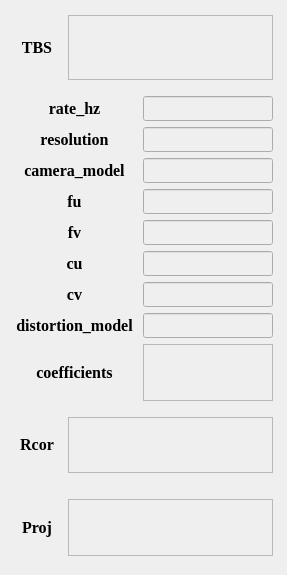
     <widget class="QWidget" name="tab_cam0Para_2">
      <attribute name="title">
       <string>相机0参数</string>
      </attribute>
      <widget class="QWidget" name="verticalLayoutWidget_5">
       <property name="geometry">
        <rect>
         <x>7</x>
         <y>5</y>
         <width>271</width>
         <height>561</height>
        </rect>
       </property>
       <layout class="QVBoxLayout" name="verticalLayout_3">
        <property name="leftMargin">
         <number>5</number>
        </property>
        <property name="rightMargin">
         <number>5</number>
        </property>
        <item>
         <layout class="QHBoxLayout" name="horizontalLayout_24">
          <property name="leftMargin">
           <number>0</number>
          </property>
          <property name="topMargin">
           <number>10</number>
          </property>
          <property name="rightMargin">
           <number>0</number>
          </property>
          <property name="bottomMargin">
           <number>10</number>
          </property>
          <item>
           <widget class="QLabel" name="label_22">
            <property name="minimumSize">
             <size>
              <width>50</width>
              <height>25</height>
             </size>
            </property>
            <property name="maximumSize">
             <size>
              <width>50</width>
              <height>25</height>
             </size>
            </property>
            <property name="font">
             <font>
              <family>Times New Roman</family>
              <pointsize>12</pointsize>
              <weight>75</weight>
              <bold>true</bold>
             </font>
            </property>
            <property name="text">
             <string>TBS</string>
            </property>
            <property name="alignment">
             <set>Qt::AlignCenter</set>
            </property>
           </widget>
          </item>
          <item>
           <widget class="QTextEdit" name="textEdit_TBS_cam0_show">
            <property name="enabled">
             <bool>false</bool>
            </property>
            <property name="minimumSize">
             <size>
              <width>100</width>
              <height>65</height>
             </size>
            </property>
            <property name="maximumSize">
             <size>
              <width>10000</width>
              <height>10000</height>
             </size>
            </property>
            <property name="html">
             <string>&lt;!DOCTYPE HTML PUBLIC &quot;-//W3C//DTD HTML 4.0//EN&quot; &quot;http://www.w3.org/TR/REC-html40/strict.dtd&quot;&gt;
&lt;html&gt;&lt;head&gt;&lt;meta name=&quot;qrichtext&quot; content=&quot;1&quot; /&gt;&lt;style type=&quot;text/css&quot;&gt;
p, li { white-space: pre-wrap; }
&lt;/style&gt;&lt;/head&gt;&lt;body style=&quot; font-family:'SimSun'; font-size:9pt; font-weight:400; font-style:normal;&quot;&gt;
&lt;p style=&quot;-qt-paragraph-type:empty; margin-top:0px; margin-bottom:0px; margin-left:0px; margin-right:0px; -qt-block-indent:0; text-indent:0px;&quot;&gt;&lt;br /&gt;&lt;/p&gt;&lt;/body&gt;&lt;/html&gt;</string>
            </property>
           </widget>
          </item>
         </layout>
        </item>
        <item>
         <layout class="QHBoxLayout" name="horizontalLayout_25">
          <item>
           <widget class="QLabel" name="label_23">
            <property name="minimumSize">
             <size>
              <width>125</width>
              <height>25</height>
             </size>
            </property>
            <property name="maximumSize">
             <size>
              <width>125</width>
              <height>10000</height>
             </size>
            </property>
            <property name="font">
             <font>
              <family>Times New Roman</family>
              <pointsize>12</pointsize>
              <weight>75</weight>
              <bold>true</bold>
             </font>
            </property>
            <property name="text">
             <string>rate_hz</string>
            </property>
            <property name="alignment">
             <set>Qt::AlignCenter</set>
            </property>
           </widget>
          </item>
          <item>
           <widget class="QLineEdit" name="lineEdit_rate_cam0_show">
            <property name="enabled">
             <bool>false</bool>
            </property>
            <property name="minimumSize">
             <size>
              <width>100</width>
              <height>25</height>
             </size>
            </property>
            <property name="maximumSize">
             <size>
              <width>10000</width>
              <height>10000</height>
             </size>
            </property>
           </widget>
          </item>
         </layout>
        </item>
        <item>
         <layout class="QHBoxLayout" name="horizontalLayout_26">
          <item>
           <widget class="QLabel" name="label_24">
            <property name="minimumSize">
             <size>
              <width>125</width>
              <height>25</height>
             </size>
            </property>
            <property name="maximumSize">
             <size>
              <width>125</width>
              <height>10000</height>
             </size>
            </property>
            <property name="font">
             <font>
              <family>Times New Roman</family>
              <pointsize>12</pointsize>
              <weight>75</weight>
              <bold>true</bold>
             </font>
            </property>
            <property name="text">
             <string>resolution</string>
            </property>
            <property name="alignment">
             <set>Qt::AlignCenter</set>
            </property>
           </widget>
          </item>
          <item>
           <widget class="QLineEdit" name="lineEdit_resolution_cam0_show">
            <property name="enabled">
             <bool>false</bool>
            </property>
            <property name="minimumSize">
             <size>
              <width>100</width>
              <height>25</height>
             </size>
            </property>
            <property name="maximumSize">
             <size>
              <width>10000</width>
              <height>10000</height>
             </size>
            </property>
           </widget>
          </item>
         </layout>
        </item>
        <item>
         <layout class="QHBoxLayout" name="horizontalLayout_27">
          <item>
           <widget class="QLabel" name="label_25">
            <property name="minimumSize">
             <size>
              <width>125</width>
              <height>25</height>
             </size>
            </property>
            <property name="maximumSize">
             <size>
              <width>125</width>
              <height>10000</height>
             </size>
            </property>
            <property name="font">
             <font>
              <family>Times New Roman</family>
              <pointsize>12</pointsize>
              <weight>75</weight>
              <bold>true</bold>
             </font>
            </property>
            <property name="text">
             <string>camera_model</string>
            </property>
            <property name="alignment">
             <set>Qt::AlignCenter</set>
            </property>
           </widget>
          </item>
          <item>
           <widget class="QLineEdit" name="lineEdit_camera_model_cam0_show">
            <property name="enabled">
             <bool>false</bool>
            </property>
            <property name="minimumSize">
             <size>
              <width>100</width>
              <height>25</height>
             </size>
            </property>
            <property name="maximumSize">
             <size>
              <width>10000</width>
              <height>10000</height>
             </size>
            </property>
           </widget>
          </item>
         </layout>
        </item>
        <item>
         <layout class="QHBoxLayout" name="horizontalLayout_28">
          <item>
           <widget class="QLabel" name="label_26">
            <property name="minimumSize">
             <size>
              <width>125</width>
              <height>25</height>
             </size>
            </property>
            <property name="maximumSize">
             <size>
              <width>125</width>
              <height>10000</height>
             </size>
            </property>
            <property name="font">
             <font>
              <family>Times New Roman</family>
              <pointsize>12</pointsize>
              <weight>75</weight>
              <bold>true</bold>
             </font>
            </property>
            <property name="text">
             <string>fu</string>
            </property>
            <property name="alignment">
             <set>Qt::AlignCenter</set>
            </property>
           </widget>
          </item>
          <item>
           <widget class="QLineEdit" name="lineEdit_fu_cam0_show">
            <property name="enabled">
             <bool>false</bool>
            </property>
            <property name="minimumSize">
             <size>
              <width>100</width>
              <height>25</height>
             </size>
            </property>
            <property name="maximumSize">
             <size>
              <width>10000</width>
              <height>10000</height>
             </size>
            </property>
           </widget>
          </item>
         </layout>
        </item>
        <item>
         <layout class="QHBoxLayout" name="horizontalLayout_29">
          <item>
           <widget class="QLabel" name="label_27">
            <property name="minimumSize">
             <size>
              <width>125</width>
              <height>25</height>
             </size>
            </property>
            <property name="maximumSize">
             <size>
              <width>125</width>
              <height>10000</height>
             </size>
            </property>
            <property name="font">
             <font>
              <family>Times New Roman</family>
              <pointsize>12</pointsize>
              <weight>75</weight>
              <bold>true</bold>
             </font>
            </property>
            <property name="text">
             <string>fv</string>
            </property>
            <property name="alignment">
             <set>Qt::AlignCenter</set>
            </property>
           </widget>
          </item>
          <item>
           <widget class="QLineEdit" name="lineEdit_fv_cam0_show">
            <property name="enabled">
             <bool>false</bool>
            </property>
            <property name="minimumSize">
             <size>
              <width>100</width>
              <height>25</height>
             </size>
            </property>
            <property name="maximumSize">
             <size>
              <width>10000</width>
              <height>10000</height>
             </size>
            </property>
           </widget>
          </item>
         </layout>
        </item>
        <item>
         <layout class="QHBoxLayout" name="horizontalLayout_30">
          <item>
           <widget class="QLabel" name="label_28">
            <property name="minimumSize">
             <size>
              <width>125</width>
              <height>25</height>
             </size>
            </property>
            <property name="maximumSize">
             <size>
              <width>125</width>
              <height>10000</height>
             </size>
            </property>
            <property name="font">
             <font>
              <family>Times New Roman</family>
              <pointsize>12</pointsize>
              <weight>75</weight>
              <bold>true</bold>
             </font>
            </property>
            <property name="text">
             <string>cu</string>
            </property>
            <property name="alignment">
             <set>Qt::AlignCenter</set>
            </property>
           </widget>
          </item>
          <item>
           <widget class="QLineEdit" name="lineEdit_cu_cam0_show">
            <property name="enabled">
             <bool>false</bool>
            </property>
            <property name="minimumSize">
             <size>
              <width>100</width>
              <height>25</height>
             </size>
            </property>
            <property name="maximumSize">
             <size>
              <width>10000</width>
              <height>10000</height>
             </size>
            </property>
           </widget>
          </item>
         </layout>
        </item>
        <item>
         <layout class="QHBoxLayout" name="horizontalLayout_31">
          <item>
           <widget class="QLabel" name="label_29">
            <property name="minimumSize">
             <size>
              <width>125</width>
              <height>25</height>
             </size>
            </property>
            <property name="maximumSize">
             <size>
              <width>125</width>
              <height>10000</height>
             </size>
            </property>
            <property name="font">
             <font>
              <family>Times New Roman</family>
              <pointsize>12</pointsize>
              <weight>75</weight>
              <bold>true</bold>
             </font>
            </property>
            <property name="text">
             <string>cv</string>
            </property>
            <property name="alignment">
             <set>Qt::AlignCenter</set>
            </property>
           </widget>
          </item>
          <item>
           <widget class="QLineEdit" name="lineEdit_cv_cam0_show">
            <property name="enabled">
             <bool>false</bool>
            </property>
            <property name="minimumSize">
             <size>
              <width>100</width>
              <height>25</height>
             </size>
            </property>
            <property name="maximumSize">
             <size>
              <width>10000</width>
              <height>10000</height>
             </size>
            </property>
           </widget>
          </item>
         </layout>
        </item>
        <item>
         <layout class="QHBoxLayout" name="horizontalLayout_32">
          <item>
           <widget class="QLabel" name="label_30">
            <property name="minimumSize">
             <size>
              <width>125</width>
              <height>25</height>
             </size>
            </property>
            <property name="maximumSize">
             <size>
              <width>125</width>
              <height>10000</height>
             </size>
            </property>
            <property name="font">
             <font>
              <family>Times New Roman</family>
              <pointsize>12</pointsize>
              <weight>75</weight>
              <bold>true</bold>
             </font>
            </property>
            <property name="text">
             <string>distortion_model</string>
            </property>
            <property name="alignment">
             <set>Qt::AlignCenter</set>
            </property>
           </widget>
          </item>
          <item>
           <widget class="QLineEdit" name="lineEdit_distortion_model_cam0_show">
            <property name="enabled">
             <bool>false</bool>
            </property>
            <property name="minimumSize">
             <size>
              <width>100</width>
              <height>25</height>
             </size>
            </property>
            <property name="maximumSize">
             <size>
              <width>10000</width>
              <height>10000</height>
             </size>
            </property>
           </widget>
          </item>
         </layout>
        </item>
        <item>
         <layout class="QHBoxLayout" name="horizontalLayout_33">
          <item>
           <widget class="QLabel" name="label_31">
            <property name="minimumSize">
             <size>
              <width>125</width>
              <height>25</height>
             </size>
            </property>
            <property name="maximumSize">
             <size>
              <width>125</width>
              <height>10000</height>
             </size>
            </property>
            <property name="font">
             <font>
              <family>Times New Roman</family>
              <pointsize>12</pointsize>
              <weight>75</weight>
              <bold>true</bold>
             </font>
            </property>
            <property name="text">
             <string>coefficients</string>
            </property>
            <property name="alignment">
             <set>Qt::AlignCenter</set>
            </property>
           </widget>
          </item>
          <item>
           <widget class="QTextEdit" name="textEdit_coefficients_cam0_show">
            <property name="enabled">
             <bool>false</bool>
            </property>
            <property name="minimumSize">
             <size>
              <width>100</width>
              <height>50</height>
             </size>
            </property>
            <property name="maximumSize">
             <size>
              <width>10000</width>
              <height>10000</height>
             </size>
            </property>
            <property name="html">
             <string>&lt;!DOCTYPE HTML PUBLIC &quot;-//W3C//DTD HTML 4.0//EN&quot; &quot;http://www.w3.org/TR/REC-html40/strict.dtd&quot;&gt;
&lt;html&gt;&lt;head&gt;&lt;meta name=&quot;qrichtext&quot; content=&quot;1&quot; /&gt;&lt;style type=&quot;text/css&quot;&gt;
p, li { white-space: pre-wrap; }
&lt;/style&gt;&lt;/head&gt;&lt;body style=&quot; font-family:'SimSun'; font-size:9pt; font-weight:400; font-style:normal;&quot;&gt;
&lt;p style=&quot;-qt-paragraph-type:empty; margin-top:0px; margin-bottom:0px; margin-left:0px; margin-right:0px; -qt-block-indent:0; text-indent:0px;&quot;&gt;&lt;br /&gt;&lt;/p&gt;&lt;/body&gt;&lt;/html&gt;</string>
            </property>
           </widget>
          </item>
         </layout>
        </item>
        <item>
         <layout class="QHBoxLayout" name="horizontalLayout_46">
          <property name="leftMargin">
           <number>0</number>
          </property>
          <property name="topMargin">
           <number>10</number>
          </property>
          <property name="rightMargin">
           <number>0</number>
          </property>
          <property name="bottomMargin">
           <number>10</number>
          </property>
          <item>
           <widget class="QLabel" name="label_44">
            <property name="minimumSize">
             <size>
              <width>50</width>
              <height>25</height>
             </size>
            </property>
            <property name="maximumSize">
             <size>
              <width>50</width>
              <height>25</height>
             </size>
            </property>
            <property name="font">
             <font>
              <family>Times New Roman</family>
              <pointsize>12</pointsize>
              <weight>75</weight>
              <bold>true</bold>
             </font>
            </property>
            <property name="text">
             <string>Rcor</string>
            </property>
            <property name="alignment">
             <set>Qt::AlignCenter</set>
            </property>
           </widget>
          </item>
          <item>
           <widget class="QTextEdit" name="textEdit_RCor_cam0_show">
            <property name="enabled">
             <bool>false</bool>
            </property>
            <property name="minimumSize">
             <size>
              <width>100</width>
              <height>40</height>
             </size>
            </property>
            <property name="maximumSize">
             <size>
              <width>10000</width>
              <height>10000</height>
             </size>
            </property>
            <property name="html">
             <string>&lt;!DOCTYPE HTML PUBLIC &quot;-//W3C//DTD HTML 4.0//EN&quot; &quot;http://www.w3.org/TR/REC-html40/strict.dtd&quot;&gt;
&lt;html&gt;&lt;head&gt;&lt;meta name=&quot;qrichtext&quot; content=&quot;1&quot; /&gt;&lt;style type=&quot;text/css&quot;&gt;
p, li { white-space: pre-wrap; }
&lt;/style&gt;&lt;/head&gt;&lt;body style=&quot; font-family:'SimSun'; font-size:9pt; font-weight:400; font-style:normal;&quot;&gt;
&lt;p style=&quot;-qt-paragraph-type:empty; margin-top:0px; margin-bottom:0px; margin-left:0px; margin-right:0px; -qt-block-indent:0; text-indent:0px;&quot;&gt;&lt;br /&gt;&lt;/p&gt;&lt;/body&gt;&lt;/html&gt;</string>
            </property>
           </widget>
          </item>
         </layout>
        </item>
        <item>
         <layout class="QHBoxLayout" name="horizontalLayout_47">
          <property name="leftMargin">
           <number>0</number>
          </property>
          <property name="topMargin">
           <number>10</number>
          </property>
          <property name="rightMargin">
           <number>0</number>
          </property>
          <property name="bottomMargin">
           <number>10</number>
          </property>
          <item>
           <widget class="QLabel" name="label_45">
            <property name="minimumSize">
             <size>
              <width>50</width>
              <height>25</height>
             </size>
            </property>
            <property name="maximumSize">
             <size>
              <width>50</width>
              <height>25</height>
             </size>
            </property>
            <property name="font">
             <font>
              <family>Times New Roman</family>
              <pointsize>12</pointsize>
              <weight>75</weight>
              <bold>true</bold>
             </font>
            </property>
            <property name="text">
             <string>Proj</string>
            </property>
            <property name="alignment">
             <set>Qt::AlignCenter</set>
            </property>
           </widget>
          </item>
          <item>
           <widget class="QTextEdit" name="textEdit_Proj_cam0_show">
            <property name="enabled">
             <bool>false</bool>
            </property>
            <property name="minimumSize">
             <size>
              <width>100</width>
              <height>40</height>
             </size>
            </property>
            <property name="maximumSize">
             <size>
              <width>10000</width>
              <height>10000</height>
             </size>
            </property>
            <property name="html">
             <string>&lt;!DOCTYPE HTML PUBLIC &quot;-//W3C//DTD HTML 4.0//EN&quot; &quot;http://www.w3.org/TR/REC-html40/strict.dtd&quot;&gt;
&lt;html&gt;&lt;head&gt;&lt;meta name=&quot;qrichtext&quot; content=&quot;1&quot; /&gt;&lt;style type=&quot;text/css&quot;&gt;
p, li { white-space: pre-wrap; }
&lt;/style&gt;&lt;/head&gt;&lt;body style=&quot; font-family:'SimSun'; font-size:9pt; font-weight:400; font-style:normal;&quot;&gt;
&lt;p style=&quot;-qt-paragraph-type:empty; margin-top:0px; margin-bottom:0px; margin-left:0px; margin-right:0px; -qt-block-indent:0; text-indent:0px;&quot;&gt;&lt;br /&gt;&lt;/p&gt;&lt;/body&gt;&lt;/html&gt;</string>
            </property>
           </widget>
          </item>
         </layout>
        </item>
       </layout>
      </widget>
     </widget>
